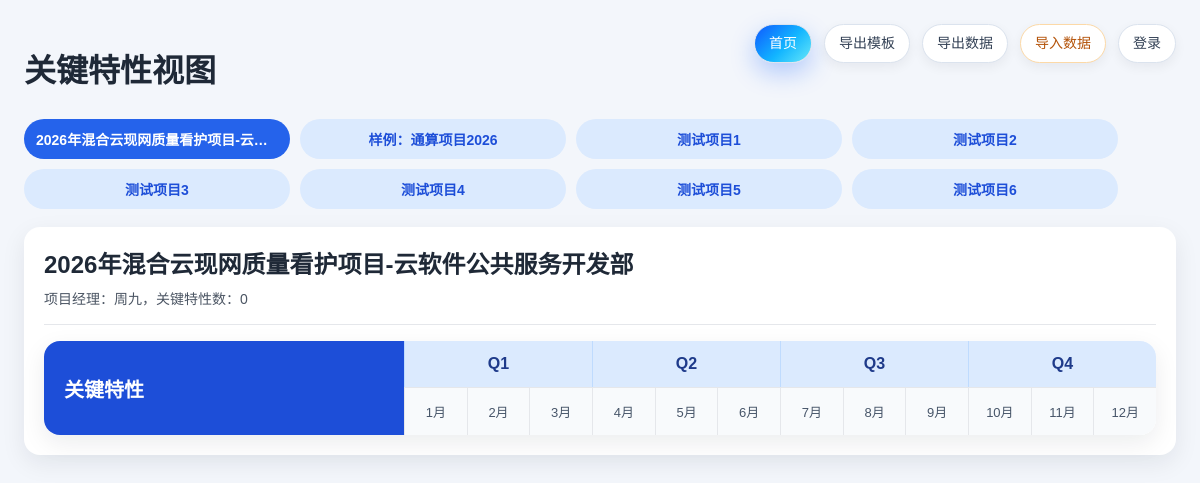
The app's page /roadmap with its own data.
### tables this page shows
CREATE TABLE projects (
                id INTEGER PRIMARY KEY AUTOINCREMENT,
                project_name TEXT,
                project_manager TEXT,
                workload_person_month TEXT,
                focus_work TEXT,
                feature_name TEXT,
                service_group TEXT,
                delivery_pm TEXT,
                "1/31" TEXT,
                "2/28" TEXT,
                "3/31" TEXT,
                "4/30" TEXT,
                "5/31" TEXT,
                "6/30" TEXT,
                "7/31" TEXT,
                "8/31" TEXT,
                "9/30" TEXT,
                "10/31" TEXT,
                "11/30" TEXT,
                "12/31" TEXT,
                created_at TEXT DEFAULT CURRENT_TIMESTAMP,
                updated_at TEXT DEFAULT CURRENT_TIMESTAMP
            , project_status TEXT, control_gate TEXT, investment_subject TEXT, project_code TEXT, project_description TEXT, project_category TEXT, project_subcategory TEXT, project_complexity TEXT, planned_start_date TEXT, planned_end_date TEXT, rd_budget_w TEXT, headcount_budget_self_owned TEXT, headcount_budget_od TEXT, headcount_budget_tm TEXT, project_role TEXT);

CREATE TABLE project_features (
                id INTEGER PRIMARY KEY AUTOINCREMENT,
                project_id INTEGER,
                project_name TEXT,
                five_level_department TEXT,
                focus_work TEXT,
                feature_name TEXT,
                service_group TEXT,
                delivery_pm TEXT,
                "1/31" TEXT,
                "2/28" TEXT,
                "3/31" TEXT,
                "4/30" TEXT,
                "5/31" TEXT,
                "6/30" TEXT,
                "7/31" TEXT,
                "8/31" TEXT,
                "9/30" TEXT,
                "10/31" TEXT,
                "11/30" TEXT,
                "12/31" TEXT,
                created_at TEXT DEFAULT CURRENT_TIMESTAMP,
                updated_at TEXT DEFAULT CURRENT_TIMESTAMP,
                FOREIGN KEY(project_id) REFERENCES projects(id) ON DELETE CASCADE
            );

### src/app.py (the view)
@app.route('/roadmap')
@login_required
def roadmap():
    project_rows = load_projects()
    feature_rows = load_project_features()
    current_user = get_current_user() or {}
    user_feature_orders = load_user_feature_orders(current_user.get('user_id'))
    project_groups = build_project_roadmap(project_rows, feature_rows, user_feature_orders)
    return render_template(
        'index.html',
        project_groups=project_groups,
        month_labels=MONTH_LABELS,
        quarters=QUARTERS,
        branding=get_branding(),
        **build_auth_context(),
    )

### src/app.py (called while the page is built, shortened)
@app.context_processor
def inject_template_helpers():
    return {
        'milestone_image_url': milestone_image_url,
    }

def get_branding():
    home_title = os.getenv("RELEASEPLAN_HOME_TITLE", "作战平台")
    browser_title = os.getenv("RELEASEPLAN_BROWSER_TITLE", "作战平台")
    roadmap_browser_title = os.getenv("RELEASEPLAN_ROADMAP_BROWSER_TITLE", "关键特性视图")
    theme = os.getenv("RELEASEPLAN_THEME", "ios-light")
    return {
        "home_title": home_title,
        "browser_title": browser_title,
        "roadmap_browser_title": roadmap_browser_title,
        "theme": theme,
    }

def default_feature_flags(role):
    role = normalize_permission_role(role)
    if role == 'admin':
        return {key: True for key in FEATURE_KEYS}
    return {
        'view_system': False,
        'manage_permissions': False,
        'manage_backup': False,
        'submit_requirement': True,
        'manage_requirement_status': False,
        'manage_projects': False,
        'manage_features': False,
        'manage_service_resources': False,
        'import_export_data': True,
    }

def normalize_permission_role(role_text):
    role = (role_text or '').strip().lower()
    return 'admin' if role == 'admin' else 'guest'

def oauth_enabled():
    return os.getenv("RELEASEPLAN_OAUTH_ENABLED", "false").lower() == "true"

def local_admin_enabled():
    admin_username = (os.getenv('RELEASEPLAN_LOCAL_ADMIN_USERNAME') or '').strip()
    admin_password = (os.getenv('RELEASEPLAN_LOCAL_ADMIN_PASSWORD') or '').strip()
    guest_username = (os.getenv('RELEASEPLAN_LOCAL_GUEST_USERNAME') or '').strip()
    guest_password = (os.getenv('RELEASEPLAN_LOCAL_GUEST_PASSWORD') or '').strip()
    return bool((admin_username and admin_password) or (guest_username and guest_password))

def auth_mode():
    if oauth_enabled() and local_admin_enabled():
        return 'hybrid'
    if oauth_enabled():
        return 'oauth2'
    if local_admin_enabled():
        return 'local'
    return 'none'

def get_current_user():
    return session.get('oauth_user') or session.get('local_user')

def get_current_user_roles():
    user = get_current_user() or {}
    roles = user.get('roles') or []
    if isinstance(roles, str):
        roles = [roles]
    return [str(role).strip().lower() for role in roles if str(role).strip()]

def get_current_user_features(user=None):
    user = user if user is not None else get_current_user()
    if not isinstance(user, dict):
        return default_feature_flags('guest')

### templates/index.html (shortened to what this page needs)
<!doctype html>
<html lang="zh-CN">
<head>
  <link rel="stylesheet" href="{{ url_for('static', filename='style.css') }}">
</head>
<body class="theme-{{ branding.theme }}">
  <div class="page page-roadmap">
    <header class="toolbar">
      <div>
        <h1>关键特性视图</h1>
      </div>
      <div class="toolbar-actions">
        <a class="button home-button" href="{{ url_for('index') }}">首页</a>
        {% if user_features.import_export_data %}
        <a class="button secondary" href="{{ url_for('admin_projects_template_csv') }}">导出模板</a>
        <a class="button secondary" href="{{ url_for('admin_features_export_csv') }}">导出数据</a>
        <button class="button warning" type="button" id="show-project-import" onclick="document.getElementById('project-import-panel').hidden = false;">导入数据</button>
        {% endif %}
        {% if current_user %}
          <span class="logout-wrap">
            <span class="user-chip" aria-label="当前登录用户" title="当前登录用户"></span>
            <span class="logout-popover">
              <span class="logout-user-name">{{ login_source_label }}{% if role_label %} · {{ role_label }}{% endif %}</span>
              <a class="button secondary" href="{{ url_for('logout') }}">退出登录</a>
            </span>
          </span>
        {% else %}
          <a class="button secondary" href="{{ url_for('login_entry', next=request.path) }}">登录</a>
        {% endif %}
      </div>
    </header>
    {% if project_groups %}
      <div class="project-tab-bar">
        {% for project in project_groups %}
          <button class="project-tab-button {% if loop.first %}active{% endif %}" data-tab-target="tab-{{ loop.index0 }}" title="{{ project.project_name }}">
            <span class="project-tab-button-text">{{ project.project_name }}</span>
          </button>
        {% endfor %}
      </div>
      {% for project in project_groups %}
        <section class="project-tab-panel {% if loop.first %}active{% endif %}" id="tab-{{ loop.index0 }}">
          <div class="roadmap-shell">
            <div class="project-lane-card">
              <div class="project-lane-title">
                <h2>{{ project.project_name }}</h2>
                <div class="meta">项目经理：{{ project.project_manager or '未填写' }}，关键特性数：{{ project.features|length }}</div>
              </div>
              <div class="roadmap-header-grid">
                <div class="roadmap-left-header">关键特性</div>
                <div class="roadmap-time-header">
                  <div class="quarter-row">
                    {% for quarter in quarters %}
                      <div class="quarter-cell" style="width: {{ quarter.span / 12 * 100 }}%;">{{ quarter.name }}</div>
                    {% endfor %}
                  </div>
                  <div class="month-row">
                    {% for month in month_labels %}
                      <div class="month-cell-head">{{ month }}</div>
                    {% endfor %}
                  </div>
                </div>
              </div>
            </div>
          </div>
        </section>
      {% endfor %}
    {% else %}
      <div class="empty">当前还没有项目数据，请先初始化数据库中的项目数据。</div>
    {% endif %}
  </div>
</body>
</html>

### static/style.css (style rules this page uses)
body { margin: 0; font-family: Arial, "PingFang SC", "Microsoft YaHei", sans-serif; background: #f3f6fb; color: #1f2937; }
.page { max-width: 1500px; margin: 0 auto; padding: 24px; }
.page-roadmap { max-width: 1680px; }
header h1 { margin-bottom: 8px; }
.meta { color: #4b5563; font-size: 14px; margin-bottom: 4px; }
.toolbar { display: flex; justify-content: space-between; gap: 16px; align-items: flex-start; margin-bottom: 20px; }
.toolbar-actions { display: flex; gap: 12px; align-items: center; flex-wrap: wrap; overflow: visible; }
.button { display: inline-flex; align-items: center; justify-content: center; padding: 10px 14px; border-radius: 999px; background: #ffffff; color: #334155; text-decoration: none; border: 1px solid #dbe3ee; cursor: pointer; font-size: 14px; font-family: inherit; line-height: 1.2; box-shadow: 0 4px 12px rgba(15, 23, 42, 0.06); }
.button.secondary { background: #ffffff; color: #334155; border-color: #dbe3ee; }
.button.home-button { background: linear-gradient(135deg, #0f59ff 0%, #12b5ff 55%, #67e8f9 100%); color: #ffffff; box-shadow: 0 10px 24px rgba(15, 89, 255, 0.28); }
.button.warning { background: #ffffff; color: #b45309; border-color: #fcd9a7; }
.roadmap-shell { display: flex; flex-direction: column; gap: 16px; }
.project-tab-bar { display: flex; gap: 10px; flex-wrap: wrap; margin-bottom: 18px; }
.project-tab-button { border: 0; background: #dbeafe; color: #1d4ed8; padding: 10px 12px; width: 19em; min-width: 19em; max-width: 19em; border-radius: 999px; font-size: 14px; font-weight: 700; cursor: pointer; text-align: center; display: inline-flex; align-items: center; justify-content: center; }
.project-tab-button-text { display: block; width: 100%; overflow: hidden; white-space: nowrap; text-overflow: ellipsis; text-align: center; }
.project-tab-button.active { background: #2563eb; color: #fff; }
.project-tab-panel { display: none; }
.project-tab-panel.active { display: block; }
.roadmap-header-grid { display: grid; grid-template-columns: 360px 1fr; gap: 0; background: #fff; border-radius: 16px; overflow: hidden; box-shadow: 0 8px 24px rgba(15, 23, 42, 0.08); }
.roadmap-left-header { padding: 20px; background: #1d4ed8; color: #fff; font-size: 20px; font-weight: 700; display: flex; align-items: center; }
.roadmap-time-header { background: #fff; }
.quarter-row, .month-row { display: flex; }
.quarter-cell { padding: 14px 0; text-align: center; font-weight: 700; color: #1e3a8a; background: #dbeafe; border-left: 1px solid #bfdbfe; }
.month-cell-head { width: calc(100% / 12); padding: 14px 0; text-align: center; font-size: 13px; color: #475569; border-left: 1px solid #e5e7eb; border-top: 1px solid #e5e7eb; background: #f8fafc; }
.project-lane-card { background: #fff; border-radius: 16px; padding: 18px 20px 20px; box-shadow: 0 8px 24px rgba(15, 23, 42, 0.08); overflow: visible !important; }
.project-lane-title { margin-bottom: 16px; padding-bottom: 12px; border-bottom: 1px solid #e5e7eb; }
.project-lane-title h2 { margin: 0 0 8px 0; }

### records on screen
projects: project_name "2026年混合云现网质量看护项目-云…", project_name "2026年混合云现网质量看护项目-云软件公共服务开发部", project_manager "周九", features|length "0", {{ quarter.span / 12 * 100 }} 25.0 (drawn), name "Q1" "Q2" "Q3" "Q4", month_labels "1月" "2月" "3月" "4月" "5月" "6月" "7月" "8月" "9月" "10月" "11月" "12月"
projects: project_name "样例：通算项目2026"
project_features: project_name "测试项目1"
project_features: project_name "测试项目2"
project_features: project_name "测试项目3"
project_features: project_name "测试项目4"
project_features: project_name "测试项目5"
project_features: project_name "测试项目6"
